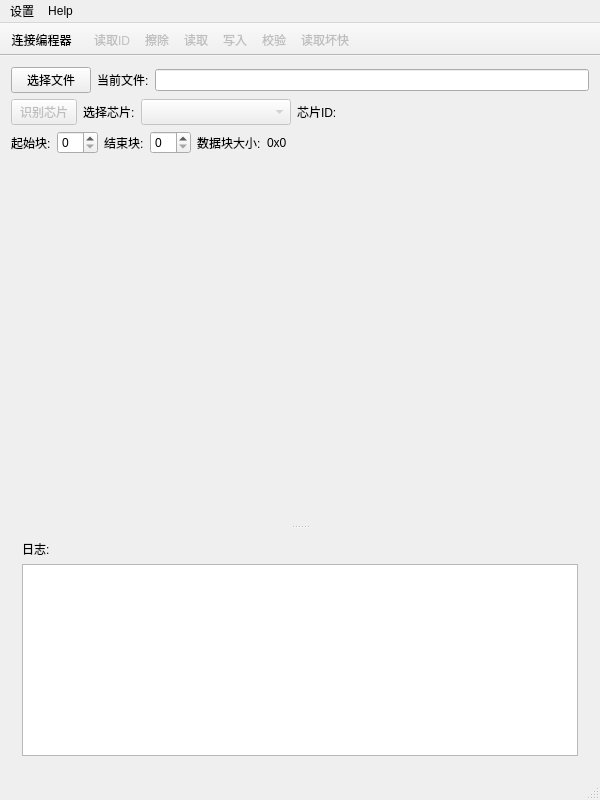
<?xml version="1.0" encoding="UTF-8"?>
<ui version="4.0">
 <class>MainWindow</class>
 <widget class="QMainWindow" name="MainWindow">
  <property name="geometry">
   <rect>
    <x>0</x>
    <y>0</y>
    <width>600</width>
    <height>800</height>
   </rect>
  </property>
  <property name="windowTitle">
   <string>NANDO 编程器 v3.5  </string>
  </property>
  <property name="windowIcon">
   <iconset resource="icons.qrc">
    <normaloff>:/icons/img/app_icon.ico</normaloff>:/icons/img/app_icon.ico</iconset>
  </property>
  <widget class="QWidget" name="centralWidget">
   <property name="autoFillBackground">
    <bool>false</bool>
   </property>
   <layout class="QGridLayout" name="gridLayout_4">
    <item row="1" column="0">
     <layout class="QGridLayout" name="gridLayout_3">
      <item row="2" column="5">
       <widget class="QLabel" name="deviceValueLabel">
        <property name="sizePolicy">
         <sizepolicy hsizetype="Fixed" vsizetype="Preferred">
          <horstretch>0</horstretch>
          <verstretch>0</verstretch>
         </sizepolicy>
        </property>
        <property name="minimumSize">
         <size>
          <width>220</width>
          <height>0</height>
         </size>
        </property>
        <property name="text">
         <string/>
        </property>
       </widget>
      </item>
      <item row="2" column="2">
       <widget class="QComboBox" name="chipSelectComboBox">
        <property name="enabled">
         <bool>false</bool>
        </property>
        <property name="sizePolicy">
         <sizepolicy hsizetype="Preferred" vsizetype="Preferred">
          <horstretch>0</horstretch>
          <verstretch>0</verstretch>
         </sizepolicy>
        </property>
        <property name="minimumSize">
         <size>
          <width>150</width>
          <height>0</height>
         </size>
        </property>
        <property name="maximumSize">
         <size>
          <width>16777215</width>
          <height>16777215</height>
         </size>
        </property>
        <property name="currentText">
         <string/>
        </property>
       </widget>
      </item>
      <item row="2" column="4">
       <widget class="QLabel" name="deviceLabel">
        <property name="sizePolicy">
         <sizepolicy hsizetype="Fixed" vsizetype="Preferred">
          <horstretch>0</horstretch>
          <verstretch>0</verstretch>
         </sizepolicy>
        </property>
        <property name="text">
         <string>芯片ID:</string>
        </property>
       </widget>
      </item>
      <item row="2" column="6">
       <spacer name="horizontalSpacer_2">
        <property name="orientation">
         <enum>Qt::Horizontal</enum>
        </property>
        <property name="sizeHint" stdset="0">
         <size>
          <width>40</width>
          <height>20</height>
         </size>
        </property>
       </spacer>
      </item>
      <item row="2" column="1">
       <widget class="QLabel" name="currentChipLabel">
        <property name="maximumSize">
         <size>
          <width>16777215</width>
          <height>16777215</height>
         </size>
        </property>
        <property name="text">
         <string>选择芯片:</string>
        </property>
       </widget>
      </item>
      <item row="2" column="0">
       <widget class="QPushButton" name="detectPushButton">
        <property name="enabled">
         <bool>false</bool>
        </property>
        <property name="sizePolicy">
         <sizepolicy hsizetype="Minimum" vsizetype="Preferred">
          <horstretch>0</horstretch>
          <verstretch>0</verstretch>
         </sizepolicy>
        </property>
        <property name="maximumSize">
         <size>
          <width>66</width>
          <height>16777215</height>
         </size>
        </property>
        <property name="text">
         <string>识别芯片</string>
        </property>
       </widget>
      </item>
     </layout>
    </item>
    <item row="5" column="0">
     <widget class="QSplitter" name="splitter">
      <property name="orientation">
       <enum>Qt::Vertical</enum>
      </property>
      <widget class="DataViewer" name="dataViewer" native="true">
       <property name="sizePolicy">
        <sizepolicy hsizetype="Expanding" vsizetype="Maximum">
         <horstretch>0</horstretch>
         <verstretch>1</verstretch>
        </sizepolicy>
       </property>
       <property name="minimumSize">
        <size>
         <width>560</width>
         <height>300</height>
        </size>
       </property>
       <property name="font">
        <font>
         <family>Monospace</family>
         <pointsize>8</pointsize>
        </font>
       </property>
      </widget>
      <widget class="QWidget" name="layoutWidget">
       <layout class="QGridLayout" name="gridLayout_2" rowstretch="0,0" columnstretch="0" rowminimumheight="0,0" columnminimumwidth="0">
        <property name="sizeConstraint">
         <enum>QLayout::SetDefaultConstraint</enum>
        </property>
        <item row="1" column="0">
         <widget class="QTextEdit" name="logTextEdit">
          <property name="sizePolicy">
           <sizepolicy hsizetype="Expanding" vsizetype="Expanding">
            <horstretch>0</horstretch>
            <verstretch>0</verstretch>
           </sizepolicy>
          </property>
          <property name="minimumSize">
           <size>
            <width>0</width>
            <height>100</height>
           </size>
          </property>
          <property name="maximumSize">
           <size>
            <width>16777215</width>
            <height>16777215</height>
           </size>
          </property>
          <property name="sizeIncrement">
           <size>
            <width>0</width>
            <height>0</height>
           </size>
          </property>
          <property name="baseSize">
           <size>
            <width>0</width>
            <height>0</height>
           </size>
          </property>
          <property name="textInteractionFlags">
           <set>Qt::TextSelectableByKeyboard|Qt::TextSelectableByMouse</set>
          </property>
         </widget>
        </item>
        <item row="0" column="0">
         <widget class="QLabel" name="label">
          <property name="sizePolicy">
           <sizepolicy hsizetype="Fixed" vsizetype="Fixed">
            <horstretch>0</horstretch>
            <verstretch>0</verstretch>
           </sizepolicy>
          </property>
          <property name="text">
           <string>日志:</string>
          </property>
         </widget>
        </item>
       </layout>
      </widget>
     </widget>
    </item>
    <item row="0" column="0">
     <layout class="QGridLayout" name="gridLayout">
      <property name="sizeConstraint">
       <enum>QLayout::SetDefaultConstraint</enum>
      </property>
      <item row="1" column="1">
       <widget class="QLabel" name="label_2">
        <property name="text">
         <string>当前文件:</string>
        </property>
       </widget>
      </item>
      <item row="1" column="2">
       <widget class="QLineEdit" name="filePathLineEdit"/>
      </item>
      <item row="1" column="0">
       <widget class="QPushButton" name="selectFilePushButton">
        <property name="text">
         <string>选择文件</string>
        </property>
       </widget>
      </item>
     </layout>
    </item>
    <item row="2" column="0">
     <layout class="QGridLayout" name="AddressGridLayout" columnstretch="0,0,0,0,0,0,0">
      <item row="1" column="6">
       <spacer name="horizontalSpacer_3">
        <property name="orientation">
         <enum>Qt::Horizontal</enum>
        </property>
        <property name="sizeHint" stdset="0">
         <size>
          <width>40</width>
          <height>20</height>
         </size>
        </property>
       </spacer>
      </item>
      <item row="1" column="0">
       <widget class="QLabel" name="firstLabel">
        <property name="text">
         <string>起始块:</string>
        </property>
       </widget>
      </item>
      <item row="1" column="2">
       <widget class="QLabel" name="lastLabel">
        <property name="text">
         <string>结束块:</string>
        </property>
       </widget>
      </item>
      <item row="1" column="1">
       <widget class="QSpinBox" name="firstSpinBox"/>
      </item>
      <item row="1" column="3">
       <widget class="QSpinBox" name="lastSpinBox"/>
      </item>
      <item row="1" column="4">
       <widget class="QLabel" name="blockSizeLabel">
        <property name="text">
         <string>数据块大小:</string>
        </property>
       </widget>
      </item>
      <item row="1" column="5">
       <widget class="QLabel" name="blockSizeValueLabel">
        <property name="text">
         <string>0x0</string>
        </property>
       </widget>
      </item>
     </layout>
    </item>
   </layout>
  </widget>
  <widget class="QMenuBar" name="menuBar">
   <property name="geometry">
    <rect>
     <x>0</x>
     <y>0</y>
     <width>600</width>
     <height>21</height>
    </rect>
   </property>
   <widget class="QMenu" name="menuSettings">
    <property name="title">
     <string>设置</string>
    </property>
    <addaction name="actionProgrammer"/>
    <addaction name="actionParallelChipDb"/>
    <addaction name="actionSpiNorDb"/>
    <addaction name="actionSpiNandDb"/>
    <addaction name="separator"/>
    <addaction name="actionFirmwareUpdate"/>
   </widget>
   <widget class="QMenu" name="menuHelp">
    <property name="title">
     <string>Help</string>
    </property>
    <addaction name="actionAbout"/>
   </widget>
   <addaction name="menuSettings"/>
   <addaction name="menuHelp"/>
  </widget>
  <widget class="QToolBar" name="mainToolBar">
   <property name="movable">
    <bool>false</bool>
   </property>
   <attribute name="toolBarArea">
    <enum>TopToolBarArea</enum>
   </attribute>
   <attribute name="toolBarBreak">
    <bool>false</bool>
   </attribute>
   <addaction name="actionConnect"/>
  </widget>
  <widget class="QStatusBar" name="statusBar"/>
  <widget class="QToolBar" name="toolBar">
   <property name="windowTitle">
    <string>toolBar</string>
   </property>
   <property name="movable">
    <bool>false</bool>
   </property>
   <attribute name="toolBarArea">
    <enum>TopToolBarArea</enum>
   </attribute>
   <attribute name="toolBarBreak">
    <bool>false</bool>
   </attribute>
   <addaction name="actionReadId"/>
   <addaction name="actionErase"/>
   <addaction name="actionRead"/>
   <addaction name="actionWrite"/>
   <addaction name="actionVerify"/>
   <addaction name="actionReadBadBlocks"/>
  </widget>
  <action name="actionReadId">
   <property name="enabled">
    <bool>false</bool>
   </property>
   <property name="text">
    <string>读取ID</string>
   </property>
  </action>
  <action name="actionConnect">
   <property name="text">
    <string>连接编程器</string>
   </property>
  </action>
  <action name="actionRead">
   <property name="enabled">
    <bool>false</bool>
   </property>
   <property name="text">
    <string>读取</string>
   </property>
  </action>
  <action name="actionWrite">
   <property name="enabled">
    <bool>false</bool>
   </property>
   <property name="text">
    <string>写入</string>
   </property>
  </action>
  <action name="actionErase">
   <property name="enabled">
    <bool>false</bool>
   </property>
   <property name="text">
    <string>擦除</string>
   </property>
  </action>
  <action name="actionProgrammer">
   <property name="text">
    <string>编程器设置</string>
   </property>
  </action>
  <action name="actionVerify">
   <property name="enabled">
    <bool>false</bool>
   </property>
   <property name="text">
    <string>校验</string>
   </property>
  </action>
  <action name="actionReadBadBlocks">
   <property name="enabled">
    <bool>false</bool>
   </property>
   <property name="text">
    <string>读取坏快</string>
   </property>
  </action>
  <action name="actionParallelChipDb">
   <property name="text">
    <string>NAND数据库</string>
   </property>
  </action>
  <action name="actionAbout">
   <property name="text">
    <string>关于 NANDO</string>
   </property>
  </action>
  <action name="actionFirmwareUpdate">
   <property name="enabled">
    <bool>false</bool>
   </property>
   <property name="text">
    <string>固件升级</string>
   </property>
  </action>
  <action name="actionSpiNandDb">
   <property name="text">
    <string>SPI NAND 数据库</string>
   </property>
  </action>
  <action name="actionSpiNorDb">
   <property name="text">
    <string>SPI NOR 数据库</string>
   </property>
   <property name="toolTip">
    <string>SPI NOR database</string>
   </property>
  </action>
 </widget>
 <layoutdefault spacing="6" margin="11"/>
 <customwidgets>
  <customwidget>
   <class>DataViewer</class>
   <extends>QWidget</extends>
   <header>dataviewer.h</header>
   <container>1</container>
  </customwidget>
 </customwidgets>
 <resources>
  <include location="icons.qrc"/>
 </resources>
 <connections/>
</ui>
